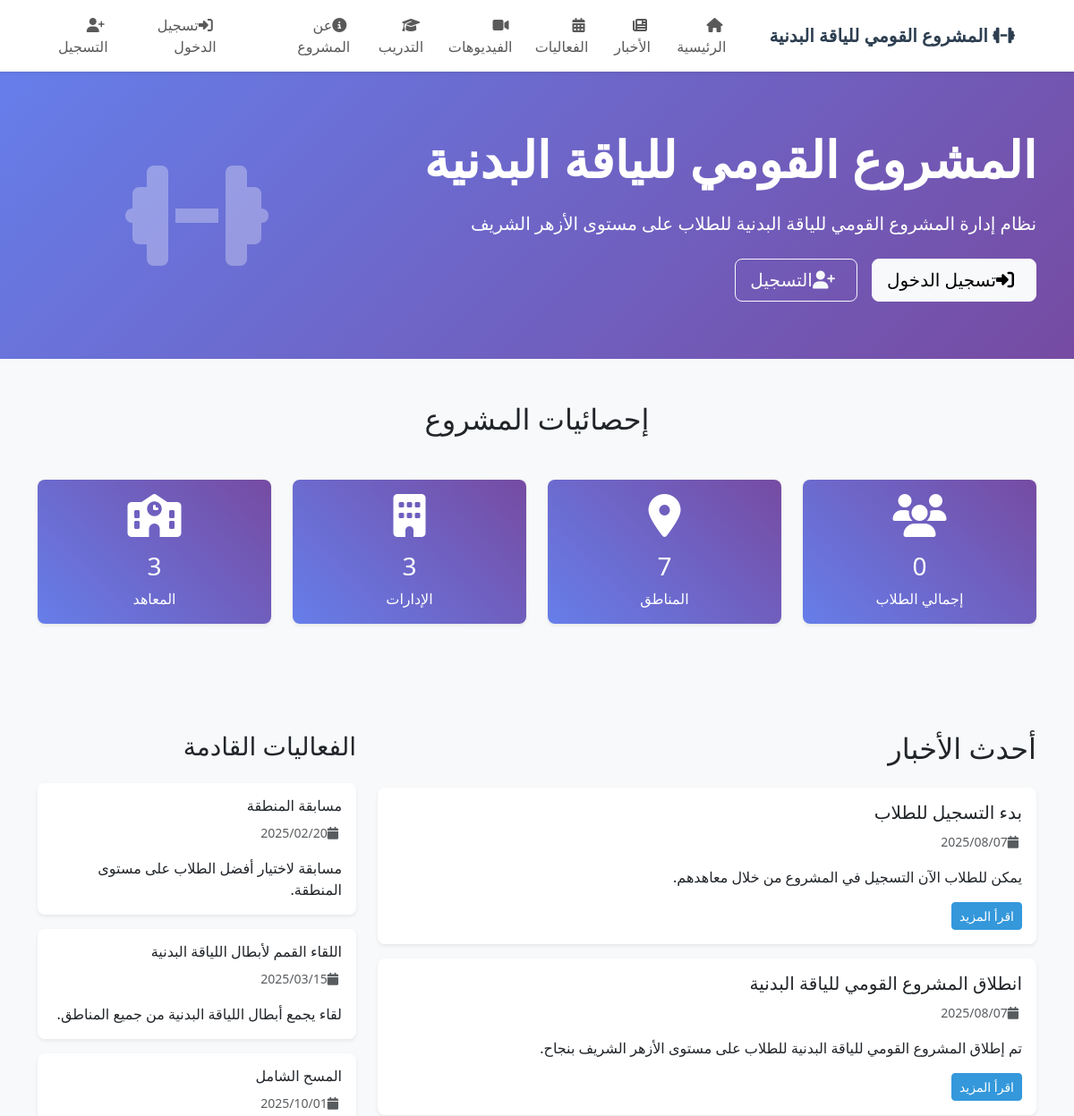
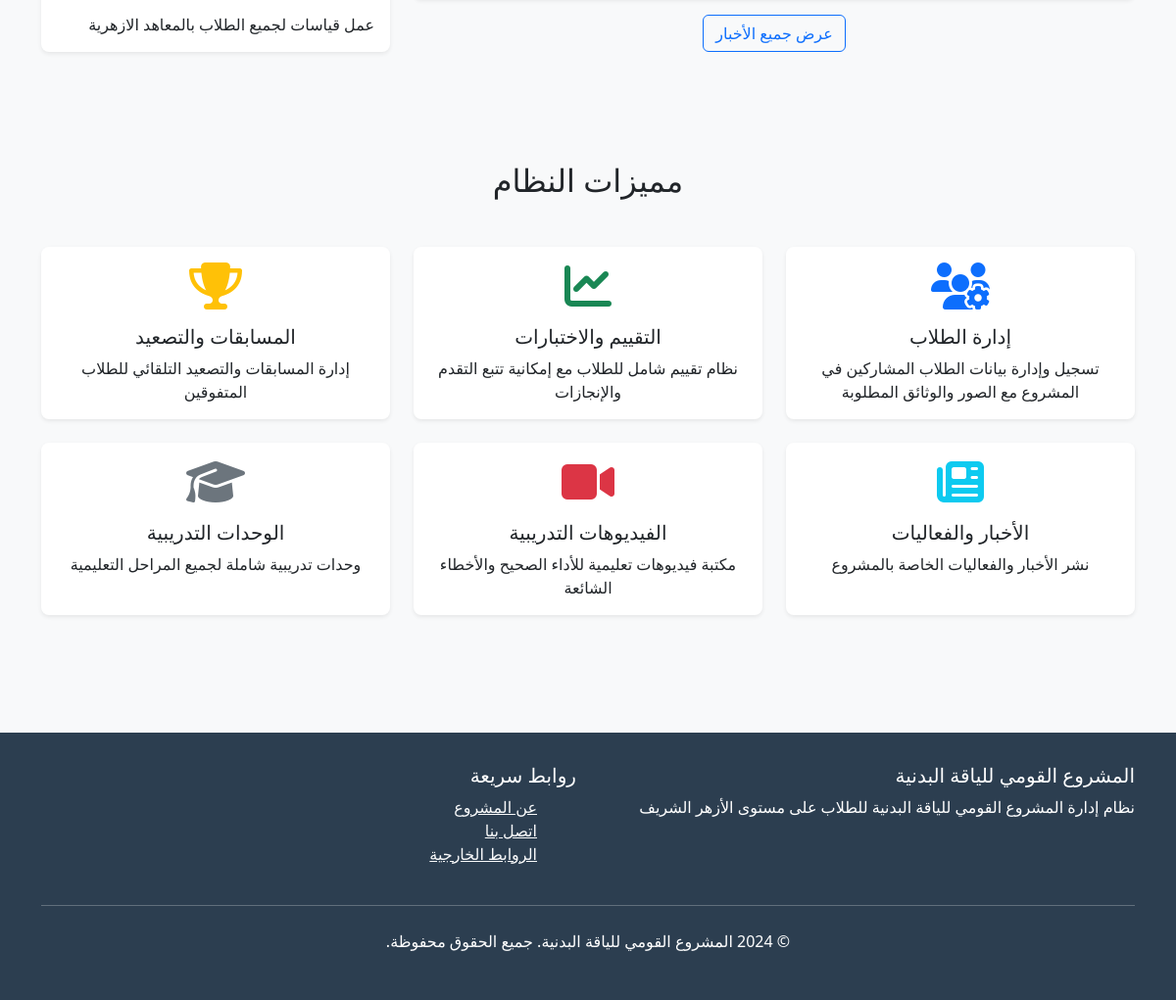
The page / on the database its author committed (2 pictures, top to bottom).
### fitness_management/models.py (models this page shows, shortened)
class News(models.Model):
    title = models.CharField(max_length=200, verbose_name="العنوان")
    content = models.TextField(verbose_name="المحتوى")
    image = models.ImageField(upload_to='news/', blank=True, verbose_name="الصورة")
    created_at = models.DateTimeField(auto_now_add=True)
    updated_at = models.DateTimeField(auto_now=True)
    is_published = models.BooleanField(default=True, verbose_name="منشور")
    class Meta:
        verbose_name = "الخبر"
        verbose_name_plural = "الأخبار"
        ordering = ['-created_at']

class Event(models.Model):
    title = models.CharField(max_length=200, verbose_name="العنوان")
    description = models.TextField(verbose_name="الوصف")
    start_date = models.DateTimeField(verbose_name="تاريخ البداية")
    end_date = models.DateTimeField(verbose_name="تاريخ النهاية")
    location = models.CharField(max_length=200, verbose_name="الموقع")
    image = models.ImageField(upload_to='events/', blank=True, verbose_name="الصورة")
    is_active = models.BooleanField(default=True, verbose_name="نشط")
    class Meta:
        verbose_name = "الفعالية"
        verbose_name_plural = "الفعاليات"
        ordering = ['start_date']

### fitness_management/views.py (the view)
# urls.py: path('', views.home, name='home'),
def home(request):
    context = {
        'news': News.objects.filter(is_published=True)[:5],
        'events': Event.objects.filter(is_active=True)[:3],
        'stats': {
            'total_students': Student.objects.count(),
            'total_regions': Region.objects.count(),
            'total_departments': Department.objects.count(),
            'total_institutes': Institute.objects.count(),
        }
    }
    return render(request, 'fitness_management/home.html', context)

### templates/fitness_management/home.html (shortened to what this page needs)
{% extends 'base.html' %}
{% block content %}
<section class="hero-section">
    <div class="container">
        <div class="row align-items-center">
            <div class="col-lg-8">
                <h1 class="display-4 fw-bold mb-4">المشروع القومي للياقة البدنية</h1>
                <p class="lead mb-4">نظام إدارة المشروع القومي للياقة البدنية للطلاب على مستوى الأزهر الشريف</p>
                {% if not user.is_authenticated %}
                <div class="d-flex gap-3">
                    <a href="{% url 'accounts:login' %}" class="btn btn-light btn-lg">
                        <i class="fas fa-sign-in-alt me-2"></i>تسجيل الدخول
                    </a>
                    <a href="{% url 'accounts:register' %}" class="btn btn-outline-light btn-lg">
                        <i class="fas fa-user-plus me-2"></i>التسجيل
                    </a>
                </div>
                {% else %}
                <a href="{% url 'fitness_management:dashboard' %}" class="btn btn-light btn-lg">
                    <i class="fas fa-tachometer-alt me-2"></i>لوحة التحكم
                </a>
                {% endif %}
            </div>
            <div class="col-lg-4 text-center">
                <i class="fas fa-dumbbell" style="font-size: 8rem; opacity: 0.3;"></i>
            </div>
        </div>
    </div>
</section>
<section class="py-5">
    <div class="container">
        <h2 class="text-center mb-5">إحصائيات المشروع</h2>
        <div class="row">
            <div class="col-md-3 mb-4">
                <div class="card stats-card text-center">
                    <div class="card-body">
                        <i class="fas fa-users fa-3x mb-3"></i>
                        <h3 class="card-title">{{ stats.total_students }}</h3>
                        <p class="card-text">إجمالي الطلاب</p>
                    </div>
                </div>
            </div>
            <div class="col-md-3 mb-4">
                <div class="card stats-card text-center">
                    <div class="card-body">
                        <i class="fas fa-map-marker-alt fa-3x mb-3"></i>
                        <h3 class="card-title">{{ stats.total_regions }}</h3>
                        <p class="card-text">المناطق</p>
                    </div>
                </div>
            </div>
            <div class="col-md-3 mb-4">
                <div class="card stats-card text-center">
                    <div class="card-body">
                        <i class="fas fa-building fa-3x mb-3"></i>
                        <h3 class="card-title">{{ stats.total_departments }}</h3>
                        <p class="card-text">الإدارات</p>
                    </div>
                </div>
            </div>
            <div class="col-md-3 mb-4">
                <div class="card stats-card text-center">
                    <div class="card-body">
                        <i class="fas fa-school fa-3x mb-3"></i>
                        <h3 class="card-title">{{ stats.total_institutes }}</h3>
                        <p class="card-text">المعاهد</p>
                    </div>
                </div>
            </div>
        </div>
    </div>
</section>
{% if news %}
<section class="py-5 bg-light">
    <div class="container">
        <div class="row">
            <div class="col-lg-8">
                <h2 class="mb-4">أحدث الأخبار</h2>
                {% for item in news %}
                <div class="card mb-3">
                    <div class="card-body">
                        <h5 class="card-title">{{ item.title }}</h5>
                        <p class="card-text text-muted">
                            <small><i class="fas fa-calendar me-1"></i>{{ item.created_at|date:"Y/m/d" }}</small>
                        </p>
                        <p class="card-text">{{ item.content|truncatewords:30 }}</p>
                        <a href="{% url 'fitness_management:news_detail' item.id %}" class="btn btn-primary btn-sm">
                            اقرأ المزيد
                        </a>
                    </div>
                </div>
                {% endfor %}
                <div class="text-center">
                    <a href="{% url 'fitness_management:news_list' %}" class="btn btn-outline-primary">
                        عرض جميع الأخبار
                    </a>
                </div>
            </div>
            <div class="col-lg-4">
                <h3 class="mb-4">الفعاليات القادمة</h3>
                {% if events %}
                {% for event in events %}
                <div class="card mb-3">
                    <div class="card-body">
                        <h6 class="card-title">{{ event.title }}</h6>
                        <p class="card-text text-muted">
                            <small><i class="fas fa-calendar me-1"></i>{{ event.start_date|date:"Y/m/d" }}</small>
                        </p>
                        <p class="card-text">{{ event.description|truncatewords:15 }}</p>
                    </div>
                </div>
                {% endfor %}
                {% else %}
                <p class="text-muted">لا توجد فعاليات قادمة</p>
                {% endif %}
            </div>
        </div>
    </div>
</section>
{% endif %}
<section class="py-5">
    <div class="container">
        <h2 class="text-center mb-5">مميزات النظام</h2>
        <div class="row">
            <div class="col-md-4 mb-4">
                <div class="card h-100 text-center">
                    <div class="card-body">
                        <i class="fas fa-users-cog fa-3x text-primary mb-3"></i>
                        <h5 class="card-title">إدارة الطلاب</h5>
                        <p class="card-text">تسجيل وإدارة بيانات الطلاب المشاركين في المشروع مع الصور والوثائق المطلوبة</p>
                    </div>
                </div>
            </div>
            <div class="col-md-4 mb-4">
                <div class="card h-100 text-center">
                    <div class="card-body">
                        <i class="fas fa-chart-line fa-3x text-success mb-3"></i>
                        <h5 class="card-title">التقييم والاختبارات</h5>
                        <p class="card-text">نظام تقييم شامل للطلاب مع إمكانية تتبع التقدم والإنجازات</p>
                    </div>
                </div>
            </div>
            <div class="col-md-4 mb-4">
                <div class="card h-100 text-center">
                    <div class="card-body">
                        <i class="fas fa-trophy fa-3x text-warning mb-3"></i>
                        <h5 class="card-title">المسابقات والتصعيد</h5>
                        <p class="card-text">إدارة المسابقات والتصعيد التلقائي للطلاب المتفوقين</p>
                    </div>
                </div>
            </div>
            <div class="col-md-4 mb-4">
                <div class="card h-100 text-center">
                    <div class="card-body">
                        <i class="fas fa-newspaper fa-3x text-info mb-3"></i>
                        <h5 class="card-title">الأخبار والفعاليات</h5>
                        <p class="card-text">نشر الأخبار والفعاليات الخاصة بالمشروع</p>
                    </div>
                </div>
            </div>
            <div class="col-md-4 mb-4">
                <div class="card h-100 text-center">
                    <div class="card-body">
                        <i class="fas fa-video fa-3x text-danger mb-3"></i>
                        <h5 class="card-title">الفيديوهات التدريبية</h5>
                        <p class="card-text">مكتبة فيديوهات تعليمية للأداء الصحيح والأخطاء الشائعة</p>
                    </div>
                </div>
            </div>
            <div class="col-md-4 mb-4">
                <div class="card h-100 text-center">
                    <div class="card-body">
                        <i class="fas fa-graduation-cap fa-3x text-secondary mb-3"></i>
                        <h5 class="card-title">الوحدات التدريبية</h5>
                        <p class="card-text">وحدات تدريبية شاملة لجميع المراحل التعليمية</p>
                    </div>
                </div>
            </div>
        </div>
    </div>
</section>
{% endblock %}

### templates/base.html (shortened to what this page needs)
<!DOCTYPE html>
<html lang="ar" dir="rtl">
<head>
    <link href="https://cdn.jsdelivr.net/npm/bootstrap@5.3.0/dist/css/bootstrap.min.css" rel="stylesheet">
    <link rel="stylesheet" href="https://cdnjs.cloudflare.com/ajax/libs/font-awesome/6.4.0/css/all.min.css">
</head>
<body>
    <nav class="navbar navbar-expand-lg navbar-light bg-white shadow-sm">
        <div class="container">
            <a class="navbar-brand" href="{% url 'fitness_management:home' %}">
                <i class="fas fa-dumbbell me-2"></i>
                المشروع القومي للياقة البدنية
            </a>
            <div class="collapse navbar-collapse" id="navbarNav">
                <ul class="navbar-nav me-auto">
                    <li class="nav-item">
                        <a class="nav-link" href="{% url 'fitness_management:home' %}">
                            <i class="fas fa-home me-1"></i>الرئيسية
                        </a>
                    </li>
                    <li class="nav-item">
                        <a class="nav-link" href="{% url 'fitness_management:news_list' %}">
                            <i class="fas fa-newspaper me-1"></i>الأخبار
                        </a>
                    </li>
                    <li class="nav-item">
                        <a class="nav-link" href="{% url 'fitness_management:events_list' %}">
                            <i class="fas fa-calendar-alt me-1"></i>الفعاليات
                        </a>
                    </li>
                    <li class="nav-item">
                        <a class="nav-link" href="{% url 'fitness_management:videos_list' %}">
                            <i class="fas fa-video me-1"></i>الفيديوهات
                        </a>
                    </li>
                    <li class="nav-item">
                        <a class="nav-link" href="{% url 'fitness_management:training_units_list' %}">
                            <i class="fas fa-graduation-cap me-1"></i>التدريب
                        </a>
                    </li>
                    <li class="nav-item">
                        <a class="nav-link" href="{% url 'fitness_management:about_project' %}">
                            <i class="fas fa-info-circle me-1"></i>عن المشروع
                        </a>
                    </li>
                </ul>
                <ul class="navbar-nav">
                    {% if user.is_authenticated %}
                    <li class="nav-item dropdown">
                        <a class="nav-link dropdown-toggle" href="#" id="navbarDropdown" role="button" data-bs-toggle="dropdown">
                            <i class="fas fa-user me-1"></i>{{ user.get_full_name|default:user.username }}
                        </a>
                        <ul class="dropdown-menu">
                            <li><a class="dropdown-item" href="{% url 'accounts:profile' %}">
                                <i class="fas fa-user-edit me-1"></i>الملف الشخصي
                            </a></li>
                            <li><hr class="dropdown-divider"></li>
                            <li><a class="dropdown-item" href="{% url 'accounts:logout' %}">
                                <i class="fas fa-sign-out-alt me-1"></i>تسجيل الخروج
                            </a></li>
                        </ul>
                    </li>
                    {% else %}
                    <li class="nav-item">
                        <a class="nav-link" href="{% url 'accounts:login' %}">
                            <i class="fas fa-sign-in-alt me-1"></i>تسجيل الدخول
                        </a>
                    </li>
                    <li class="nav-item">
                        <a class="nav-link" href="{% url 'accounts:register' %}">
                            <i class="fas fa-user-plus me-1"></i>التسجيل
                        </a>
                    </li>
                    {% endif %}
                </ul>
            </div>
        </div>
    </nav>
    <main>
        {% block content %}{% endblock %}
    </main>
    <footer class="footer">
        <div class="container">
            <div class="row">
                <div class="col-md-6">
                    <h5>المشروع القومي للياقة البدنية</h5>
                    <p>نظام إدارة المشروع القومي للياقة البدنية للطلاب على مستوى الأزهر الشريف</p>
                </div>
                <div class="col-md-6 text-md-end">
                    <h5>روابط سريعة</h5>
                    <ul class="list-unstyled">
                        <li><a href="{% url 'fitness_management:about_project' %}" class="text-light">عن المشروع</a></li>
                        <li><a href="{% url 'fitness_management:contact' %}" class="text-light">اتصل بنا</a></li>
                        <li><a href="{% url 'fitness_management:external_links_list' %}" class="text-light">الروابط الخارجية</a></li>
                    </ul>
                </div>
            </div>
            <hr class="my-4">
            <div class="text-center">
                <p>&copy; 2024 المشروع القومي للياقة البدنية. جميع الحقوق محفوظة.</p>
            </div>
        </div>
    </footer>
</body>
</html>

### templates/base.html (style rules this page uses)
body { font-family: 'Segoe UI', Tahoma, Geneva, Verdana, sans-serif; background-color: #f8f9fa; }
.navbar-brand { font-weight: bold; color: #2c3e50 !important; }
.card { border: none; box-shadow: 0 0.125rem 0.25rem rgba(0, 0, 0, 0.075); border-radius: 0.5rem; }
.btn-primary { background-color: #3498db; border-color: #3498db; }
.hero-section { background: linear-gradient(135deg, #667eea 0%, #764ba2 100%); color: white; padding: 4rem 0; }
.stats-card { background: linear-gradient(45deg, #667eea, #764ba2); color: white; }
.footer { background-color: #2c3e50; color: white; padding: 2rem 0; margin-top: 3rem; }

### rows shown on the page
News: title "بدء التسجيل للطلاب", created_at "2025/08/07", content "يمكن للطلاب الآن التسجيل في المشروع من خلال معاهدهم."
News: title "انطلاق المشروع القومي للياقة البدنية", created_at "2025/08/07", content "تم إطلاق المشروع القومي للياقة البدنية للطلاب على مستوى الأزهر الشريف بنجاح."
Event: title "مسابقة المنطقة", start_date "2025/02/20", description "مسابقة لاختيار أفضل الطلاب على مستوى المنطقة."
Event: title "اللقاء القمم لأبطال اللياقة البدنية", start_date "2025/03/15", description "لقاء يجمع أبطال اللياقة البدنية من جميع المناطق."
Event: title "المسح الشامل", start_date "2025/10/01", description "عمل قياسات لجميع الطلاب بالمعاهد الازهرية"

### other values the page prints
{{ stats.total_students }} "0"
{{ stats.total_regions }} "7"
{{ stats.total_departments }} "3"
{{ stats.total_institutes }} "3"
